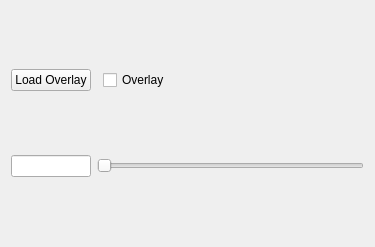
<?xml version="1.0" encoding="UTF-8"?>
<ui version="4.0">
 <class>Overlay</class>
 <widget class="QWidget" name="Overlay">
  <property name="geometry">
   <rect>
    <x>0</x>
    <y>0</y>
    <width>375</width>
    <height>247</height>
   </rect>
  </property>
  <property name="windowTitle">
   <string>Overlay</string>
  </property>
  <layout class="QGridLayout" name="gridLayout_2">
   <item row="2" column="0">
    <widget class="QLineEdit" name="OverlayOpacityLineEdit">
     <property name="maximumSize">
      <size>
       <width>80</width>
       <height>16777215</height>
      </size>
     </property>
     <property name="layoutDirection">
      <enum>Qt::LeftToRight</enum>
     </property>
    </widget>
   </item>
   <item row="0" column="3">
    <spacer name="horizontalSpacer">
     <property name="orientation">
      <enum>Qt::Horizontal</enum>
     </property>
     <property name="sizeHint" stdset="0">
      <size>
       <width>40</width>
       <height>20</height>
      </size>
     </property>
    </spacer>
   </item>
   <item row="0" column="2">
    <widget class="QCheckBox" name="OverlayCheckBox">
     <property name="maximumSize">
      <size>
       <width>100</width>
       <height>16777215</height>
      </size>
     </property>
     <property name="text">
      <string>Overlay</string>
     </property>
    </widget>
   </item>
   <item row="0" column="0">
    <widget class="QPushButton" name="LoadOverlayButton">
     <property name="maximumSize">
      <size>
       <width>120</width>
       <height>16777215</height>
      </size>
     </property>
     <property name="text">
      <string>Load Overlay</string>
     </property>
    </widget>
   </item>
   <item row="2" column="1" colspan="3">
    <widget class="QSlider" name="OverlayOpacity">
     <property name="orientation">
      <enum>Qt::Horizontal</enum>
     </property>
    </widget>
   </item>
  </layout>
 </widget>
 <resources/>
 <connections/>
</ui>
